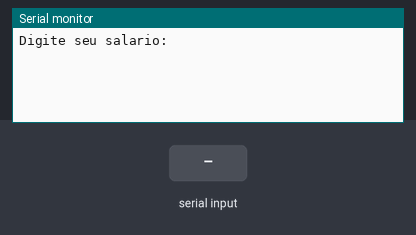
A sketch run on a simulated Arduino Uno, built with avr-gcc and run on an emulated ATmega328P. On the bench: the last lines printed to the serial monitor. The inputs (shaded band) are chosen by the test bench.

Above: at 1.2 s.
1.3 s: "90,45\n" received over Serial
At 2.6 s:
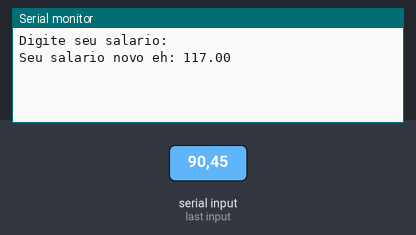
4.3 s: "30,150\n" received over Serial
At 6.5 s:
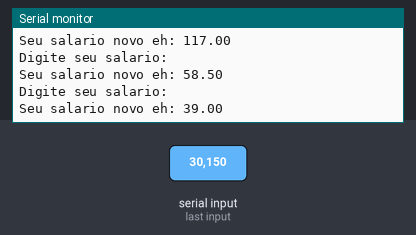
Timing chart, 0 to 8.0 s (numbered marks = the images above; inputs shaded):
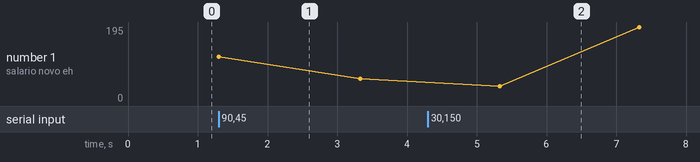

The sketch:

exerc_cios_091.ino
```cpp
/*

Uma empresa decide dar aumento de 30% aos funcionários cujo salário é  inferior a 500 reais.
Escreva um programa que receba o salário de um  funcionário e imprima o valor do salário reajustado
ou uma mensagem caso o  funcionário não tenha direito a aumento.

*/
//Variáveis
float salario = 0;
float acrescido = 0;

void setup()
{
  Serial.begin(9600);
}

void loop()
{
  //entrada
  Serial.println ("Digite seu salario: ");//pergunta
  while(! Serial.available() );//espera o usuario digitar/dar um <Enter>
  salario = Serial.parseInt();//resposta do usario

  //acrescido
  acrescido = salario * 0.30;

  if(salario <500){
    salario = salario + acrescido;
    Serial.println("Seu salario novo eh: " + String(salario) );
  } else {
    salario = salario;
    Serial.println("Seu salario nao teve alteracao");
   }
  Serial.println ();
  delay(2000);
}
```

Measured:
- after the input at 1.3 s, the serial monitor: prints a new line at once (image 1)
- after the input at 4.3 s, the serial monitor: prints a new line after 1.0 s (image 2)
